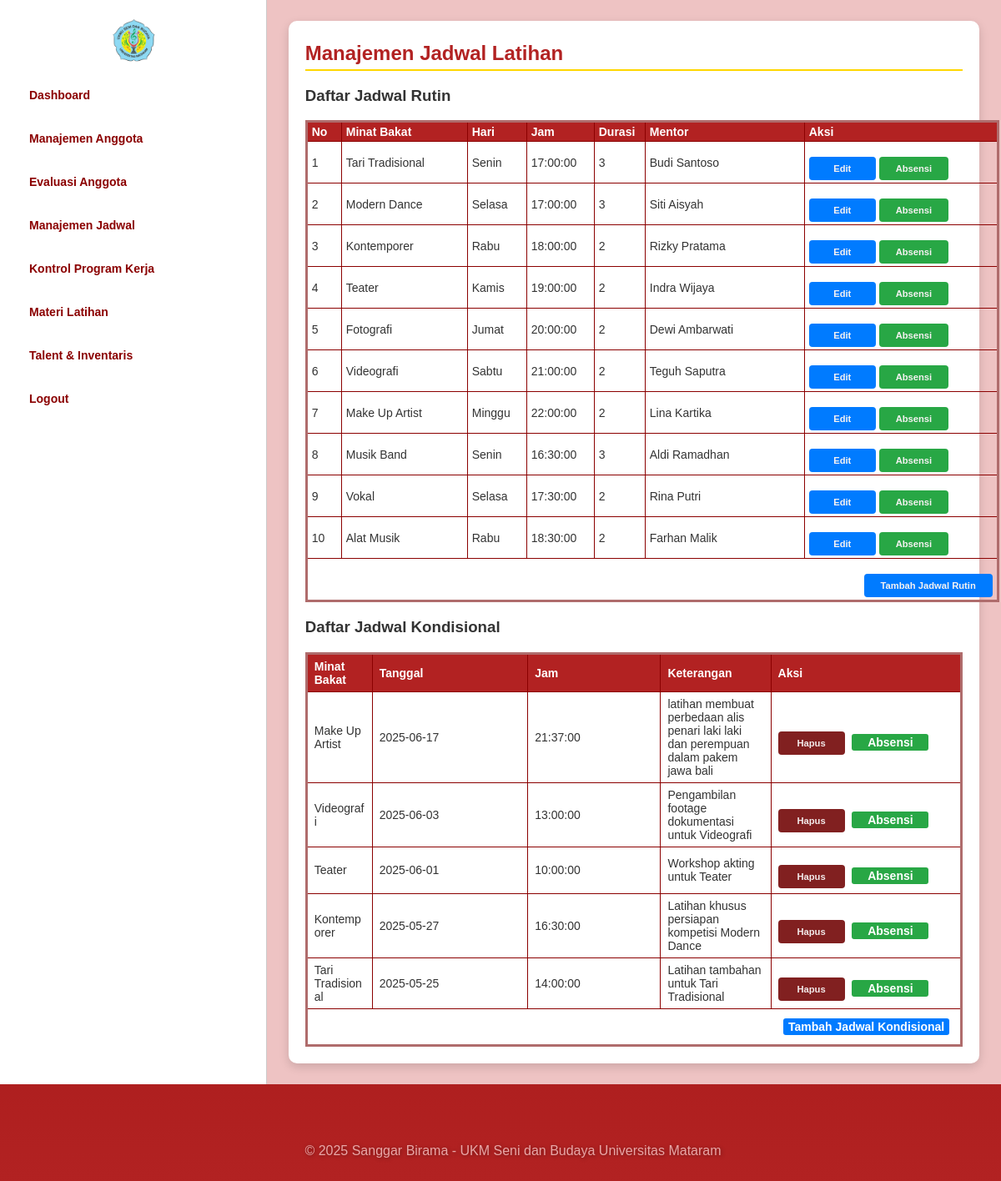
The app's page /app/controllers/pengurus/manajemen_jadwal.php (signed in), older data.
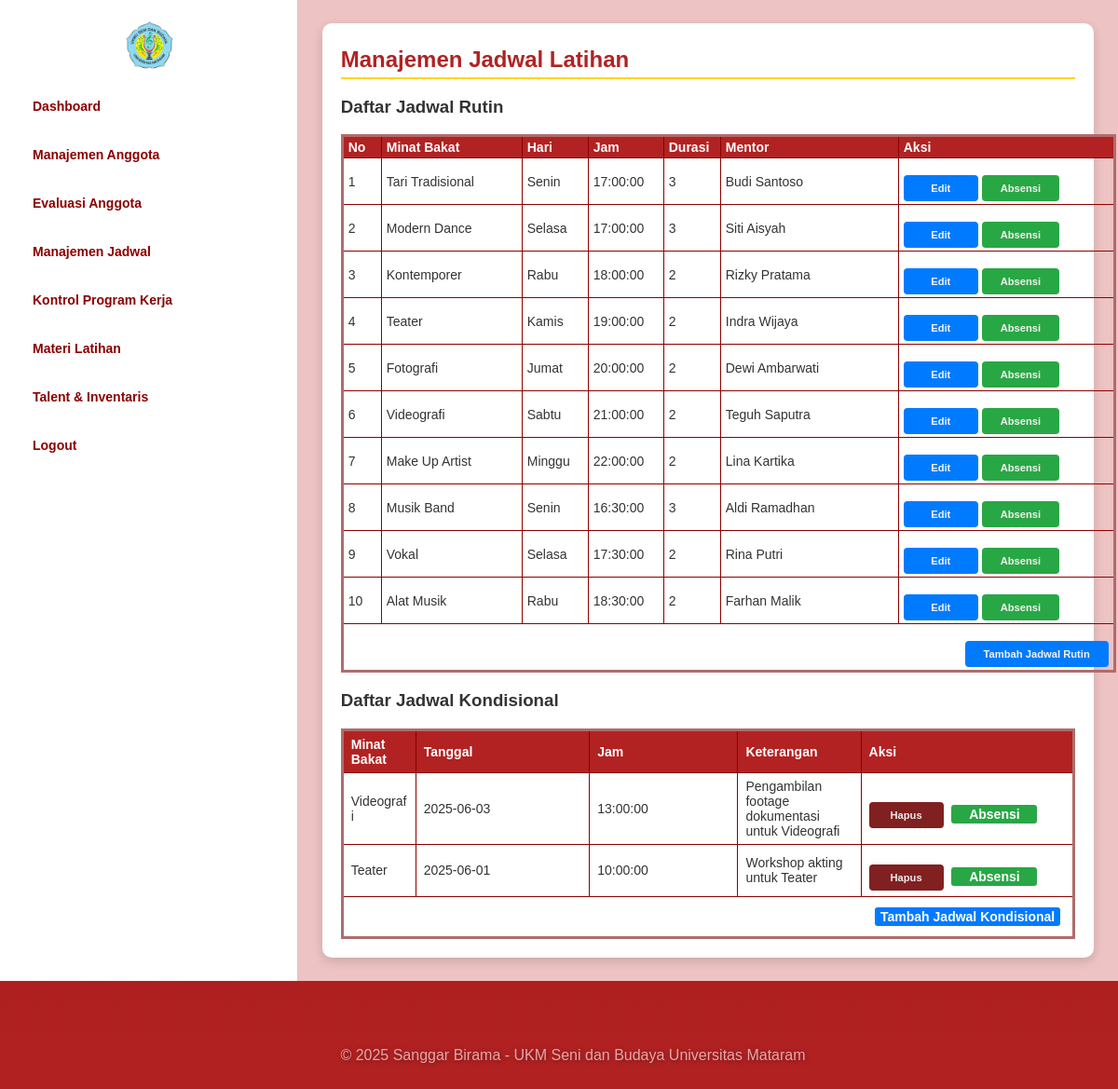
The same page, newer data.
### tables this page shows
CREATE TABLE `jadwal_rutin` (
  `id` int(11) NOT NULL,
  `id_minat_bakat` int(11) NOT NULL,
  `hari` varchar(20) NOT NULL,
  `jam` time NOT NULL,
  `durasi_latihan` int(11) NOT NULL,
  `mentor` varchar(100) NOT NULL,
  `id_bidang` int(11) DEFAULT NULL
);

CREATE TABLE `minat_bakat` (
  `nama_minat_bakat` varchar(100) NOT NULL,
  `enrollment_key` varchar(50) NOT NULL,
  `id_minat_bakat` int(11) NOT NULL,
  `id_bidang` int(11) DEFAULT NULL
);

CREATE TABLE `jadwal_kondisional` (
  `id` int(11) NOT NULL,
  `id_minat_bakat` int(11) DEFAULT NULL,
  `tanggal` date NOT NULL,
  `jam` time NOT NULL,
  `keterangan` text DEFAULT NULL
);

### app/controllers/pengurus/manajemen_jadwal.php (called while the page is built, shortened)
<?php
require_once __DIR__ . '/../../config/config.php';
$stmt = $mysqli->prepare("
    SELECT jr.id, mb.nama_minat_bakat, jr.hari, jr.jam, jr.durasi_latihan, jr.mentor
    FROM jadwal_rutin jr
    INNER JOIN minat_bakat mb ON jr.id_minat_bakat = mb.id_minat_bakat
");
$stmt->execute();
$jadwal_rutin_result = $stmt->get_result();
$stmt = $mysqli->prepare("
    SELECT jk.id, mb.nama_minat_bakat, jk.tanggal, jk.jam, jk.keterangan
    FROM jadwal_kondisional jk
    INNER JOIN minat_bakat mb ON jk.id_minat_bakat = mb.id_minat_bakat
    ORDER BY jk.tanggal DESC, jk.jam DESC
");
$stmt->execute();
$jadwal_kondisional_result = $stmt->get_result();
include __DIR__ . '/../../views/pengurus/manajemen_jadwal.php';

### app/views/pengurus/manajemen_jadwal.php (the view, shortened to what this page needs)
<!DOCTYPE html>
<html lang="id">
<head>
  <link rel="stylesheet" href="/SI-BIRAMA/public/css/style.css">
</head>
<body>
  <div class="layout-wrapper">
    <div class="main-content">
      <div class="content">
        <h2>Manajemen Jadwal Latihan</h2>
        <h3>Daftar Jadwal Rutin</h3>
        <table class="custom-table-jadwal">
          <tr>
            <th>No</th>
            <th>Minat Bakat</th>
            <th>Hari</th>
            <th>Jam</th>
            <th>Durasi</th>
            <th>Mentor</th>
            <th>Aksi</th>
          </tr>
          <?php $no = 1;
          $jadwal_rutin_result->data_seek(0);
          while ($rutin = $jadwal_rutin_result->fetch_assoc()): ?>
            <tr>
              <td><?= $no++ ?></td>
              <td><?= htmlspecialchars($rutin["nama_minat_bakat"]) ?></td>
              <td><?= htmlspecialchars($rutin["hari"] ?? '-') ?></td>
              <td><?= htmlspecialchars($rutin["jam"] ?? '-') ?></td>
              <td><?= htmlspecialchars($rutin["durasi_latihan"]) ?></td>
              <td><?= htmlspecialchars($rutin["mentor"]) ?></td>
              <td>
                <form action="edit_jadwal_rutin.php" method="get" style="display:inline;">
                  <button type="submit" class="button" style="background:#007bff;">Edit</button>
                </form>
                <form action="buka_sesi_absensi.php" method="get" style="display:inline;">
                  <button type="submit" class="button" style="background:#28a745;">Absensi</button>
                </form>
              </td>
            </tr>
          <?php endwhile; ?>
          <tr>
            <td colspan="7" style="text-align:right;">
              <form action="tambah_jadwal_rutin.php" method="get" style="display:inline;">
                <button type="submit" class="button" style="background:#007bff;">Tambah Jadwal Rutin</button>
              </form>
            </td>
          </tr>
        </table>
        <h3>Daftar Jadwal Kondisional</h3>
        <table class="custom-table">
          <tr>
            <th>Minat Bakat</th>
            <th>Tanggal</th>
            <th>Jam</th>
            <th>Keterangan</th>
            <th>Aksi</th>
          </tr>
          <?php
          $jadwal_kondisional_result->data_seek(0);
          while ($kondisional = $jadwal_kondisional_result->fetch_assoc()): ?>
            <tr>
              <td><?= htmlspecialchars($kondisional["nama_minat_bakat"]) ?></td>
              <td><?= htmlspecialchars($kondisional["tanggal"]) ?></td>
              <td><?= htmlspecialchars($kondisional["jam"]) ?></td>
              <td><?= htmlspecialchars($kondisional["keterangan"]) ?></td>
              <td>
                <form method="POST" action="hapus_jadwal_kondisional.php" onsubmit="return confirm('Yakin ingin menghapus jadwal ini?');" style="display:inline;">
                    <button type="submit" class="button button-danger">Hapus</button>
                </form>
                <a href="buka_sesi_absensi.php?id_jadwal=<?= $kondisional["id"] ?>&tipe=kondisional" class="button" style="background:#28a745;">Absensi</a>
              </td>
            </tr>
          <?php endwhile; ?>
          <tr>
            <td colspan="5" style="text-align:right;">
              <a href="tambah_jadwal_kondisional.php" class="button" style="background:#007bff;">Tambah Jadwal Kondisional</a>
            </td>
          </tr>
        </table>
      </div>
    </div>
  </div>
  <?php include __DIR__ . '/../footer.php'; ?>
</body>
</html>

Row changes from the older to the newer data that the page shows:
removed jadwal_kondisional: id_minat_bakat.nama_minat_bakat "Make Up Artist", tanggal "2025-06-17", jam "21:37:00", keterangan "latihan membuat perbedaan alis penari laki laki dan perempuan dalam pakem jawa bali"
removed jadwal_kondisional: id_minat_bakat.nama_minat_bakat "Kontemporer", tanggal "2025-05-27", jam "16:30:00", keterangan "Latihan khusus persiapan kompetisi Modern Dance"
removed jadwal_kondisional: id_minat_bakat.nama_minat_bakat "Tari Tradisional", tanggal "2025-05-25", jam "14:00:00", keterangan "Latihan tambahan untuk Tari Tradisional"
